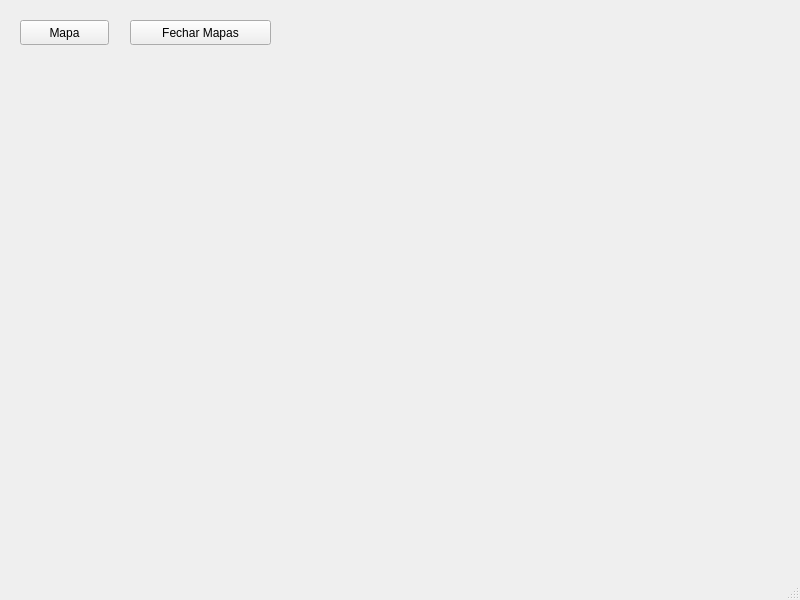
<?xml version="1.0" encoding="UTF-8"?>
<ui version="4.0">
 <class>MainWindow</class>
 <widget class="QMainWindow" name="MainWindow">
  <property name="geometry">
   <rect>
    <x>0</x>
    <y>0</y>
    <width>800</width>
    <height>600</height>
   </rect>
  </property>
  <property name="windowTitle">
   <string>MainWindow</string>
  </property>
  <widget class="QWidget" name="centralwidget">
   <widget class="QPushButton" name="pushButton">
    <property name="geometry">
     <rect>
      <x>20</x>
      <y>20</y>
      <width>89</width>
      <height>25</height>
     </rect>
    </property>
    <property name="text">
     <string>Mapa</string>
    </property>
   </widget>
   <widget class="QPushButton" name="pushButton_2">
    <property name="geometry">
     <rect>
      <x>130</x>
      <y>20</y>
      <width>141</width>
      <height>25</height>
     </rect>
    </property>
    <property name="text">
     <string>Fechar Mapas</string>
    </property>
   </widget>
  </widget>
  <widget class="QMenuBar" name="menubar">
   <property name="geometry">
    <rect>
     <x>0</x>
     <y>0</y>
     <width>800</width>
     <height>22</height>
    </rect>
   </property>
  </widget>
  <widget class="QStatusBar" name="statusbar"/>
 </widget>
 <resources/>
 <connections/>
</ui>
